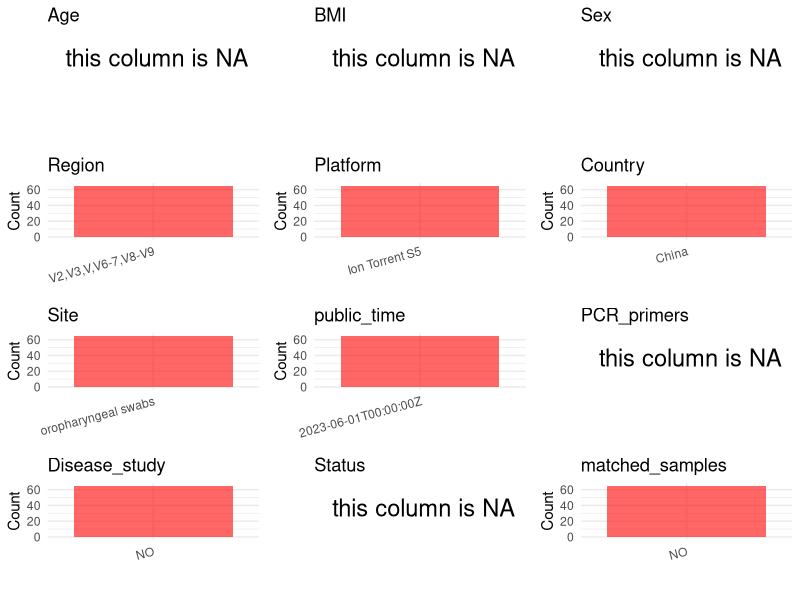

This chart was generated by the following R code: (Note: this script raises an error after producing the figure.)
## ---- chunk 1
# Load necessary libraries
library(dplyr)
library(ggplot2)
library(cowplot)

# Set working directory (update this path to your local directory)
setwd("D:/studylearning/董彪师兄项目/任务3_20251004/PRJNA841067")

# Read the initial metadata files
initial_meta<-read.csv("SraRunTable.csv",header = T)

# Display the first few rows of the metadata
head(initial_meta)
## ---- chunk 2
# Create a uniform metadata dataframe
metadata <- data.frame(
  BioProject = initial_meta$BioProject,
  Run = initial_meta$Run,
  sample_name = initial_meta$Sample.Name,
  Age = NA,
  BMI = NA,
  Sex= NA,
  Region = "V2,V3,V,V6-7,V8-V9",
  Platform = initial_meta$Instrument,
  Country = initial_meta$geo_loc_name_country,
  Site = initial_meta$isolation_source,
  public_time = initial_meta$ReleaseDate,
  stringsAsFactors = FALSE
)
## ---- chunk 3
# Add information obtained from the publication
metadata$PCR_primers <- NA_character_  # Update based on the publication
metadata$title <- "Characteristics of oral microbiome of healthcare workers in different clinical scenarios: a cross-sectional analysis"
metadata$Disease_study <- "NO"
metadata$Status <- NA_character_

#extract subject id by remove prefix of sample_name
#metadata$sample_name <- gsub("_st|_sal", "", metadata$sample_name)

# Check initial data distribution
cat("Initial sample distribution:\n")
table(metadata$sample_name)
table(metadata$Site)

# Calculate sampling frequency per subject
sample_counts <- table(metadata$sample_name)
cat("\nNumber of samples per subject:\n")
print(sample_counts)

# Create matched_samples column
metadata$matched_samples <- ifelse(metadata$sample_name %in% names(sample_counts[sample_counts >= 2]), "YES", "NO")

cat("\nMatched samples distribution:\n")
table(metadata$matched_samples)

# Identify samples for removal: single samples excluding oropharyngeal swabs 
single_samples <- names(sample_counts[sample_counts == 1])
samples_to_remove <- metadata$sample_name %in% single_samples & !(metadata$Site %in% c("oropharyngeal swabs"))

cat("\nNumber of samples to be removed:", sum(samples_to_remove), "\n")

# Remove identified samples
metadata_clean <- metadata[!samples_to_remove, ]

cat("\nFinal sample distribution after cleaning:\n")
table(metadata_clean$sample_name)
table(metadata_clean$Site)
table(metadata_clean$matched_samples)

# Use cleaned dataset for subsequent analysis
metadata <- metadata_clean
## ---- chunk 4
# Check the number of unique runs and sample names
print(paste("Number of unique runs:", length(unique(metadata$Run))))
print(paste("Number of unique sample names:", length(unique(metadata$sample_name))))
## ---- chunk 5
# Select columns for visualization
plot_data <- metadata %>%
  select(-BioProject, -Run, -sample_name, -title)

# Function to create simple plots for each column
create_simple_plots <- function(data) {
  plots <- list()
  
  for (col in colnames(data)) {
    # Check if the column is all NA
    if (all(is.na(data[[col]]))) {
      # Create an empty plot with text indicating all NA
      p <- ggplot() +
        annotate("text", x = 0.5, y = 0.5, label = "this column is NA", size = 6) +
        labs(title = col) +
        theme_void()
    } else if (is.numeric(data[[col]])) {
      # Numeric variable: histogram
      p <- ggplot(data, aes(x = .data[[col]])) +
        geom_histogram(fill = "blue", alpha = 0.6, bins = 20, na.rm = TRUE) +
        labs(title = col) +
        theme_minimal()
    } else {
      # Categorical variable: bar plot (remove NA values)
      count_data <- as.data.frame(table(data[[col]], useNA = "ifany"))
      p <- ggplot(count_data, aes(x = reorder(Var1, -Freq), y = Freq)) +
        geom_col(fill = "red", alpha = 0.6) +
        labs(title = col, x = NULL, y = "Count") +
        theme_minimal() +
        theme(axis.text.x = element_text(angle = 15, hjust = 1))
    }
    plots[[col]] <- p
  }
  
  return(plots)
}

# Generate and arrange plots
plots <- create_simple_plots(plot_data)
p<-plot_grid(plots$Age, 
          plots$BMI, 
          plots$Sex, 
          plots$Region, 
          plots$Platform, 
          plots$Country, 
          plots$Site,
          plots$public_time, 
          plots$PCR_primers,
          plots$Disease_study,
          plots$Status,
          plots$matched_samples,# add 
          ncol = 3, align = "hv", axis = "lb")
ggsave("Metadata_Summary.png", plot = p, width = 8, height = 6, dpi = 150, bg = "white")
## ---- chunk 6
knitr::include_graphics("Metadata_Summary.png")
## ---- chunk 7
# Reorder columns to match the desired format
metadata <- metadata[, c(
  "BioProject", "Run", "sample_name", "Age", "BMI", "Sex", 
  "Region", "Platform", "Country", "Site", "public_time", 
  "PCR_primers", "title", "Disease_study", "Status","matched_samples"
)]

# Export the uniform metadata to a CSV file
write.csv(metadata, file = "metadata.csv", quote = FALSE)
head(metadata)
